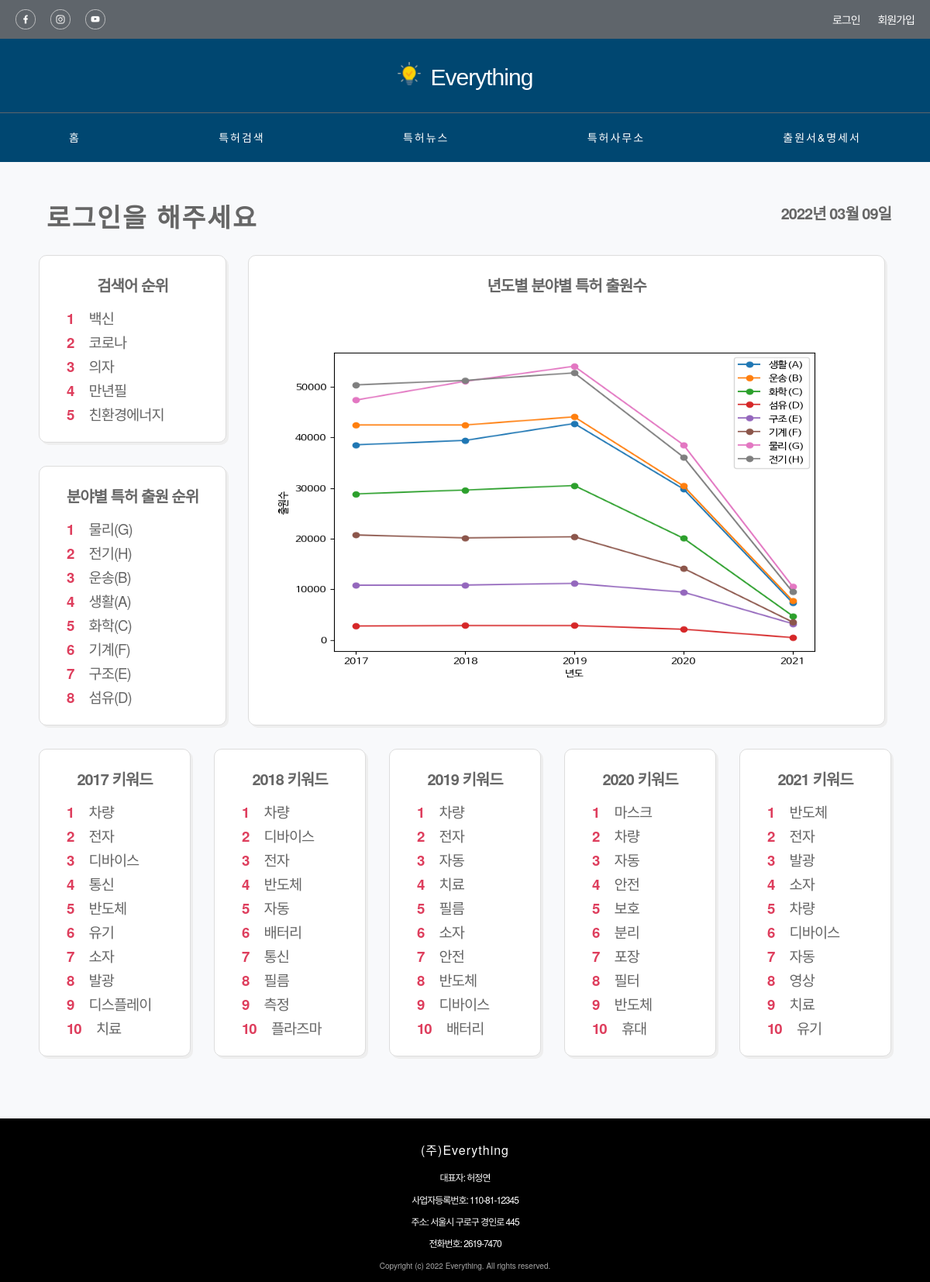
The page / on the database its author committed.
### patent_search/vo.py (models this page shows)
class Search(db.Model):
    word = db.Column(db.String(50), primary_key=True)
    count = db.Column(db.Integer, nullable=False)

### app.py (the view, shortened to what this page needs)
@app.route('/')
def root():
    if 'flag' not in session.keys():
        session['flag'] = False
    date = datetime.today().strftime("%Y년 %m월 %d일")
    res_search = SearchRankingDB.getByTop5()
    res_search = enumerate(res_search)
    year_ipc_patent = pd.read_csv('static/csv/year_ipc_patent.csv', index_col=0, encoding='euc-kr')
    img_path = 'static/images/year_ipc_patent.png'
    plt.figure(figsize=(8, 6))
    plt.xticks([2017, 2018, 2019, 2020, 2021])
    plt.plot(year_ipc_patent, '-o', label=year_ipc_patent.columns)
    plt.legend(loc='best')
    plt.xlabel("년도")
    plt.ylabel("출원수")
    plt.savefig(img_path)
    field = ['생활(A)', '운송(B)', '화학(C)', '섬유(D)', '구조(E)', '기계(F)', '물리(G)', '전기(H)']
    year_ipc_ranking_data = {}
    for i in range(0, len(field)):
        year_ipc_ranking_data[field[i]] = year_ipc_patent[field[i]].sum()
    year_ipc_ranking_data = sorted(year_ipc_ranking_data.items(), key=lambda x: x[1], reverse=True)
    year_ipc_ranking_data = enumerate(year_ipc_ranking_data)
    years = [2017, 2018, 2019, 2020, 2021]
    year_keyword = pd.read_csv('static/csv/year_keyword.csv', encoding='euc-kr')
    for year in years:
        globals()[f'res_{year}'] = year_keyword[year_keyword['년도'] == year].values.tolist()
        globals()[f'res_{year}'] = enumerate(globals()[f'res_{year}'])
    res_lately_patent_R = []
    res_lately_patent_G = []
    filepath = 'static/csv/'
    fav_field = None
    years = [2017, 2018, 2019, 2020, 2021]
    for year in years:
        globals()[f'res_detail_{year}'] = []
    if fav_field != None:
        year_detail_keyword = pd.read_csv(filepath + 'year_detail_keyword.csv', encoding='euc-kr')
        for year in years:
            globals()[f'res_detail_{year}'] = year_detail_keyword[year_detail_keyword['년도'] == year].values.tolist()
            globals()[f'res_detail_{year}'] = enumerate(globals()[f'res_detail_{year}'])
    return render_template('index.html', res_search=res_search, fav_field=fav_field, date=date,
            year_ipc_ranking_data=year_ipc_ranking_data, img_path=img_path,
            res_2017=res_2017, res_2018=res_2018, res_2019=res_2019, res_2020=res_2020, res_2021=res_2021,
            res_detail_2017=res_detail_2017, res_detail_2018=res_detail_2018, res_detail_2019=res_detail_2019, res_detail_2020=res_detail_2020, res_detail_2021=res_detail_2021,
            res_lately_patent_R=res_lately_patent_R, res_lately_patent_G=res_lately_patent_G, field_name=fav_field)

### patent_search/service.py (called while the page is built)
    def getByTop5(self):
        return Search.query.order_by(Search.count.desc()).limit(5)

### templates/index.html (shortened to what this page needs)
<!DOCTYPE html>
<html lang="ko">
<head>
    {% include 'include/head.html' %}
    <link type="text/css" rel="stylesheet" href="/static/css/index.css">
</head>
<body>
    <div id="wrap">
        {% include 'include/header.html' %}
        <div class="contents-main">
        	<div class="contents-contrainer">
        		<div class="contents-header">
		            <div class="contents-titles">
                        {% if not session.flag %}
                            <div class="contents-title">로그인을 해주세요</div>
                        {% else %}
                            {% if fav_field != None %}
		                        <div class="contents-title">{{session.login_id}}</div>
                            {% else %}
                                <div class="contents-title">관심분야를 등록해보세요</div>
                            {% endif %}
                        {% endif %}
					</div>
                    <div class="date">{{date}}</div>
				</div>
                <div class="analysis">
                    <div class="common-top full">
                        <div class="common-top-left">
                            <div class="common-search-ranking graph">
                                <div class="graph-title">검색어 순위</div>
                                {% for i, search in res_search %}
                                    <div class="graph-content"><span class="strong">{{i+1}}</span> {{search.word}}</div>
                                {% endfor%}
                            </div>
                            <div class="common-field-ranking graph">
                                <div class="graph-title">분야별 특허 출원 순위</div>
                                {% for i, (key, value) in year_ipc_ranking_data %}
                                    <div class="graph-content"><span class="strong">{{i+1}}</span> {{key}}</div>
                                {% endfor %}
                            </div>
                        </div>
                        <div class="common-year-field graph">
                            <div class="graph-title">년도별 분야별 특허 출원수</div>
                            <img class="year-ipc-graph" src="{{img_path}}">
                        </div>
                    </div>
                    <div class="common-middle full">
                        <div class="common-year-keyword">
                            <div class="common-year-2017 graph equal">
                                <div class="graph-title">2017 키워드</div>
                                {% for i, r in res_2017 %}
                                    <div class="graph-content"><span class="strong">{{i+1}}</span> {{r[1]}}</div>
                                {% endfor %}
                            </div>
                            <div class="common-year-2018 graph equal">
                                <div class="graph-title">2018 키워드</div>
                                {% for i, r in res_2018 %}
                                    <div class="graph-content"><span class="strong">{{i+1}}</span> {{r[1]}}</div>
                                {% endfor %}
                            </div>
                            <div class="common-year-2019 graph equal">
                                <div class="graph-title">2019 키워드</div>
                                {% for i, r in res_2019 %}
                                    <div class="graph-content"><span class="strong">{{i+1}}</span> {{r[1]}}</div>
                                {% endfor %}
                            </div>
                            <div class="common-year-2020 graph equal">
                                <div class="graph-title">2020 키워드</div>
                                {% for i, r in res_2020 %}
                                    <div class="graph-content"><span class="strong">{{i+1}}</span> {{r[1]}}</div>
                                {% endfor %}
                            </div>
                            <div class="common-year-2021 graph">
                                <div class="graph-title">2021 키워드</div>
                                {% for i, r in res_2021 %}
                                    <div class="graph-content"><span class="strong">{{i+1}}</span> {{r[1]}}</div>
                                {% endfor %}
                            </div>
                        </div>
                    </div>
                </div>
            </div>
        </div>
        {% include 'include/footer.html' %}
    </div>
</body>
</html>

### templates/include/head.html (shortened to what this page needs)
<link type="text/css" rel="stylesheet" href="/static/css/common.css">
<link type="text/css" rel="stylesheet" href="/static/css/header.css">
<link type="text/css" rel="stylesheet" href="/static/css/footer.css">

### templates/include/header.html (shortened to what this page needs)
<div id="headers">
    <div id="header-top">
        <div class="sns">
            <img src="/static/images/icon_facebook.png" alt="">
            <img src="/static/images/icon_instagram.png" alt="">
            <img src="/static/images/icon_youtube.png" alt="">
        </div>
        <div class="users">
            {% if not session.flag %}
                <a href="/member/login">로그인</a>
                <a href="/member/signup_agree">회원가입</a>
            {% else %}
                <a href="/member/logout">로그아웃</a>
                <a href="/member/mypage">마이페이지</a>
            {% endif %}
        </div>
    </div>
    <div id="header-body">
       <div id="header-contents">
            <div class="logo">
                <img src="/static/images/logo.png" alt="macarontree 이미지 (트리모양))">
                <a href="/">Everything</a>
            </div>
            <hr>
            <div class="menu-contents">
                <a class="menu-item" href="/">홈</a>
                <a class="menu-item" href="/patent/search">특허검색</a>
                <a class="menu-item" href="/patent/news">특허뉴스</a>
                <a class="menu-item" href="/patent/office">특허사무소</a>
                <a class="menu-item" href="/patent/document">출원서&명세서</a>
            </div>
       </div>
    </div>
</div>

### templates/include/footer.html
<div id="footers">
    <div class="footer_contents">
        <div class="company">(주)Everything</div>
        <div class="company-info">대표자: 허정연</div>
        <div class="company-info">사업자등록번호: 110-81-12345</div>
        <div class="company-info">주소: 서울시 구로구 경인로 445</div>
        <div class="company-info">전화번호: 2619-7470</div>
        <div class="copytext">Copyright (c) 2022  Everything. All rights reserved. </div>
    </div>
</div>

### static/css/common.css (style rules this page uses)
html, body, .wrap { font: normal 14px/1.2em '나눔 고딕',NanumGothic, '맑은 고딕',MalgunGothic, sans-serif; }
body, html { width:100%; margin:0; padding:0; font-size:14px; line-height:160%; color:#666; font-family:'NotoSansCJKkr', "나눔 바른 고딕","NanuBarunGothic","맑은 고딕","Malgun Gothic","Apple Gothic","돋움",Dotum,"Helvetica Neue",Helvetica,Arial,sans-serif !important; letter-spacing:-1px; }
div, table, ul, li, ol, dl, dt, dd, h1, h2, h3, h4, h5, h6, p { margin:0; padding:0; font-size:14px; font-weight:normal; list-style:none; font-family: "NotoSansCJKkr","나눔바른고딕","NanumBarunGothic","맑은 고딕","Malgun Gothic","Apple Gothic","돋움",Dotum,"Helvetica Neue",Helvetica,Arial,sans-serif !important; }
img { border:0; }
a:link { color:#000; text-decoration:none; }

### static/css/header.css (style rules this page uses)
#headers { width: 100%; }
#header-top { width: 100%; height: 50px; background: #5f656b; display: flex; }
#header-top .sns { position: relative; top: 12px; margin-left: 20px; }
#header-top .sns img { margin-right: 16px; }
#header-top .users { position: relative; margin: auto 0; }
#header-top .users a { margin-right: 20px; color: white; }
#header-body { width: 100%; height: auto; background-color: #004771; display: flex; }
#header-body #header-contents { display: block; position: relative; width: 1200px; margin: auto; }
#header-body #header-contents .logo { display: block; text-align: center; margin: 30px 20px; }
#header-body #header-contents .logo img { width: 30px; height: 30px; margin-right: 10px; }
#header-body #header-contents .logo a { font-family: sans-serif; font-size: 30px; color: white; }
#header-body #header-contents hr { border: 0; height: 1px; background-color: #5f656b; }
#header-body #header-contents .menu-contents { width: 100%; margin: 20px auto; display: flex; justify-content: space-around; }
#header-body #header-contents .menu-contents .menu-item { display: inline-block; position: relative; cursor: pointer; color: white; letter-spacing: 2px; }

### static/css/footer.css (style rules this page uses)
#footers { width: 100%; display: block; position: relative; background-color: black; }
#footers .footer_contents { width: 100%; color: white; text-align: center; }
#footers .company { padding: 30px 0 10px 0; font-size: 16px; letter-spacing: 1px; }
#footers .company-info { padding: 3px 0; font-size: 12px; }
#footers .copytext { padding: 3px 0 10px 0; font-size: 10px; color: darkgray; letter-spacing: 0px; }

### static/css/index.css (style rules this page uses)
body { background: #f8f9fb; }
#wrap { width: 100%; height: 100%; position: relative; display: flex; flex-flow: column nowrap; }
.contents-main { width: 100%; height: auto; position: relative; padding: 50px 0 80px 0; display: block; }
.contents-contrainer { width: 1100px; margin: 0 auto; }
.contents-header { width: 100%; height: 50px; position: relative; margin-bottom: 20px; }
.contents-titles { display: flex; float: left }
.contents-title { font-size: 25pt; font-weight: bolder; letter-spacing: 2px; margin: 10px; }
.date { position: relative; top: 5px; font-size: 15pt; font-weight: bold; float: right; }
.graph { width: 100%; background: #fff; padding: 20px 10px; border-radius: 10px; border: 1px solid #ddd; box-shadow: 3px 3px #eee; }
.graph-title { width: 100%; text-align: center; font-size: 15pt; font-weight: bolder; line-height: 35px; margin-bottom: 10px; }
.graph-content { font-size: 14pt; line-height: 30px; margin-left: 10px; }
.full { width: 100%; }
.equal { margin-right: 30px; }
.strong { font-weight: bolder; color: #de3e5d; margin: 0 15px; }
.common-top { display: flex; margin-bottom: 30px; }
.common-top-left { width: 220px; margin: 0 50px 0 0; }
.common-search-ranking { margin: 0 0 30px 0; }
.common-year-field { width: 800px; }
.common-year-keyword { display: flex; }
.year-ipc-graph { width: 100%; height: 500px; }
hr { margin-top: 30px; }

### rows shown on the page
Search: i "1", word "백신"
Search: i "2", word "코로나"
Search: i "3", word "의자"
Search: i "4", word "만년필"
Search: i "5", word "친환경에너지"

### other values the page prints
{{ i+1 }} "1" "2" "3" "4" "5" "6" "7" "8"
{{ key }} "물리(G)" "전기(H)" "운송(B)" "생활(A)" "화학(C)" "기계(F)" "구조(E)" "섬유(D)"
{{ i+1 }} "1" "2" "3" "4" "5" "6" "7" "8" "9" "10"
{{ r[1] }} "차량" "전자" "디바이스" "통신" "반도체" "유기" "소자" "발광" "디스플레이" "치료"
{{ r[1] }} "차량" "디바이스" "전자" "반도체" "자동" "배터리" "통신" "필름" "측정" "플라즈마"
{{ r[1] }} "차량" "전자" "자동" "치료" "필름" "소자" "안전" "반도체" "디바이스" "배터리"
{{ r[1] }} "마스크" "차량" "자동" "안전" "보호" "분리" "포장" "필터" "반도체" "휴대"
{{ r[1] }} "반도체" "전자" "발광" "소자" "차량" "디바이스" "자동" "영상" "치료" "유기"
